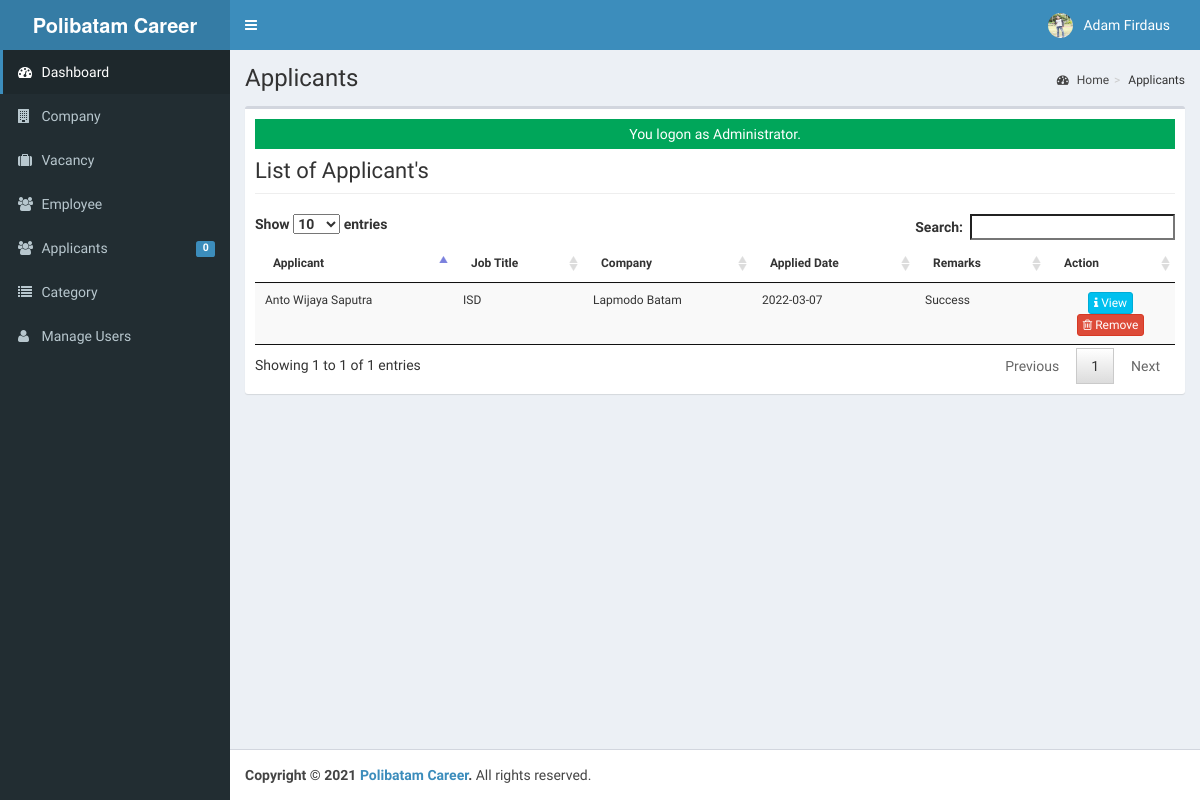
Page /admin/applicants/ (signed in) on the earlier database version.
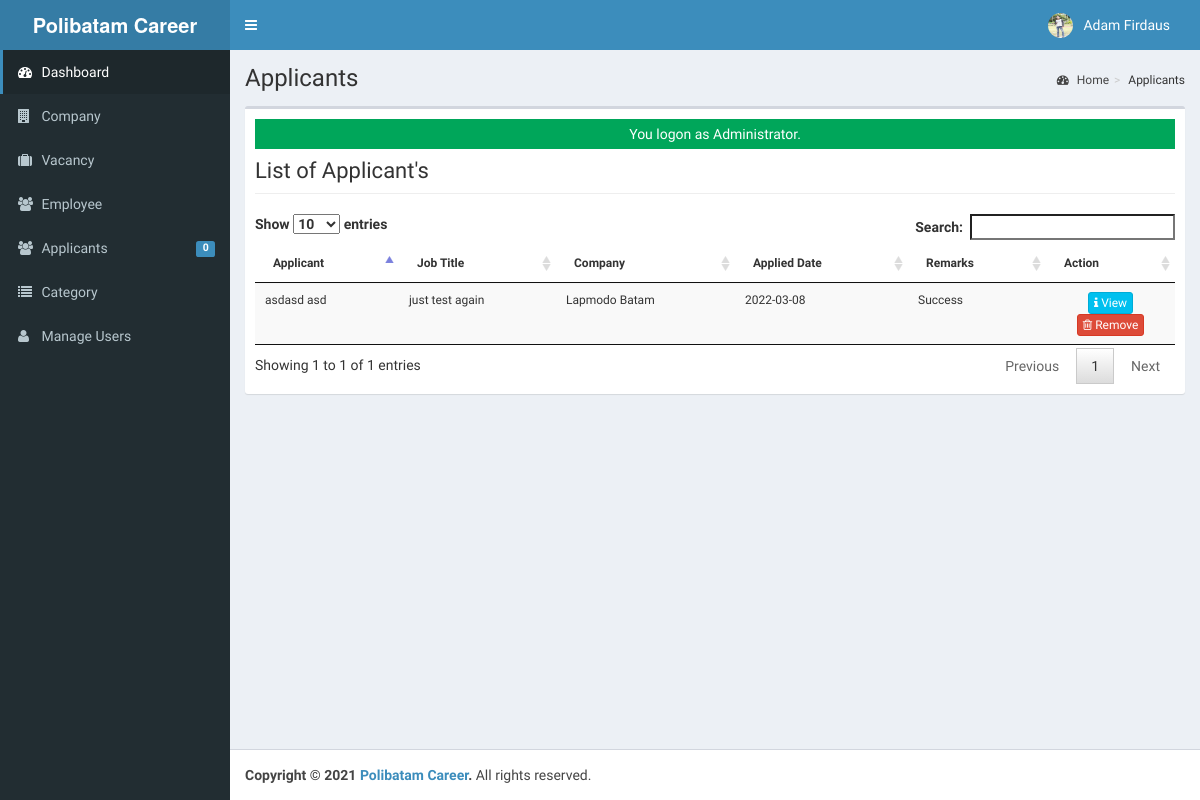
Same page on the later database version.
### tables this page shows
CREATE TABLE `tblusers` (
  `USERID` varchar(30) NOT NULL,
  `FULLNAME` varchar(40) NOT NULL,
  `USERNAME` varchar(90) NOT NULL,
  `PASS` varchar(90) NOT NULL,
  `ROLE` varchar(30) NOT NULL,
  `PICLOCATION` varchar(255) NOT NULL
);

CREATE TABLE `tbljobregistration` (
  `REGISTRATIONID` int(11) NOT NULL,
  `COMPANYID` int(11) NOT NULL,
  `JOBID` int(11) NOT NULL,
  `APPLICANTID` int(11) NOT NULL,
  `APPLICANT` varchar(90) NOT NULL,
  `REGISTRATIONDATE` date NOT NULL,
  `REMARKS` varchar(255) NOT NULL DEFAULT 'Pending',
  `FILEID` int(11) NOT NULL,
  `PENDINGAPPLICATION` tinyint(1) NOT NULL DEFAULT 1,
  `HVIEW` tinyint(1) NOT NULL DEFAULT 1,
  `DATETIMEAPPROVED` datetime NOT NULL
);

CREATE TABLE `tblapplicants` (
  `APPLICANTID` int(11) NOT NULL,
  `FNAME` varchar(90) NOT NULL,
  `LNAME` varchar(90) NOT NULL,
  `MNAME` varchar(90) NOT NULL,
  `ADDRESS` varchar(255) NOT NULL,
  `SEX` varchar(11) NOT NULL,
  `CIVILSTATUS` varchar(30) NOT NULL,
  `BIRTHDATE` date NOT NULL,
  `BIRTHPLACE` varchar(255) NOT NULL,
  `AGE` int(2) NOT NULL,
  `USERNAME` varchar(90) NOT NULL,
  `PASS` varchar(90) NOT NULL,
  `EMAILADDRESS` varchar(90) NOT NULL,
  `CONTACTNO` varchar(90) NOT NULL,
  `DEGREE` text NOT NULL,
  `APPLICANTPHOTO` varchar(255) NOT NULL,
  `NATIONALID` varchar(255) NOT NULL,
  `LINKEDINLINK` text NOT NULL
);

CREATE TABLE `tbljob` (
  `JOBID` int(11) NOT NULL,
  `COMPANYID` int(11) NOT NULL,
  `CATEGORY` varchar(90) NOT NULL,
  `OCCUPATIONTITLE` varchar(90) NOT NULL,
  `REQ_NO_EMPLOYEES` int(11) NOT NULL,
  `SALARIES` double NOT NULL,
  `DURATION_EMPLOYEMENT` varchar(90) NOT NULL,
  `QUALIFICATION_WORKEXPERIENCE` text NOT NULL,
  `JOBDESCRIPTION` text NOT NULL,
  `PREFEREDSEX` varchar(30) NOT NULL,
  `SECTOR_VACANCY` text NOT NULL,
  `JOBSTATUS` varchar(90) NOT NULL,
  `DATEPOSTED` datetime NOT NULL,
  `PROGRESS_DETAIL` text NOT NULL
);

CREATE TABLE `tblcompany` (
  `COMPANYID` int(11) NOT NULL,
  `COMPANYNAME` varchar(90) NOT NULL,
  `COMPANYUSERNAME` varchar(90) NOT NULL,
  `COMPANYPASSWORD` varchar(90) NOT NULL,
  `COMPANYADDRESS` varchar(90) NOT NULL,
  `COMPANYCONTACTNO` varchar(30) NOT NULL,
  `COMPANYSTATUS` varchar(90) NOT NULL,
  `COMPANYMISSION` text NOT NULL,
  `COMPANYLOGO` varchar(255) NOT NULL
);

### admin/applicants/index.php (called while the page is built, shortened)
<?php
require_once("../../include/initialize.php");
 $title="Applicants";
require_once ("../theme/templates.php");
?>

### include/database.php (called while the page is built, shortened)
<?php
class Database {
	var $query = '';
	public $conn;
	public function open_connection() {
		try {
		$this->conn = new PDO("mysql:host=".server.";dbname=".database_name. "", user,pass);
		$this->conn->setAttribute(PDO::ATTR_ERRMODE, PDO::ERRMODE_EXCEPTION);
		}catch(PDOException $e){
			echo "Problem in database connection! Contact administrator!". $e->getMessage();
		}
	}
	function setQuery($sql='') {
		try {
		   $this->sql_string=$sql;
			$this->query = $this->conn->prepare($this->sql_string);
			$this->query->execute();
		  } catch (PDOException $e) {
		    echo "Failed to get query handle: " . $e->getMessage() . "\n";
		    exit;
		  }
	}
	function loadResultList() {
		$results = $this->query->fetchAll(PDO::FETCH_OBJ);
		return $results;
	}
	function loadSingleResult() {
		$results = $this->query->fetch(PDO::FETCH_OBJ);
		return $results;
	}
}
$mydb = new Database();
?>

### include/accounts.php (called while the page is built, shortened)
<?php
require_once(LIB_PATH.DS.'database.php');
class User {
	protected static  $tblname = "tblusers";
	function single_user($id=""){
			global $mydb;
			$mydb->setQuery("SELECT * FROM ".self::$tblname."
				Where USERID= '{$id}' LIMIT 1");
			$cur = $mydb->loadSingleResult();
			return $cur;
	}
}
?>

### include/function.php (called while the page is built, shortened)
<?php
function currentpage(){
		$this_page = $_SERVER['SCRIPT_NAME'];
	    $bits = explode('/',$this_page);
		 return $bits[3];
	}
		?>

### admin/applicants/list.php (the view, shortened to what this page needs)
<div class="row">
   <div class="col-lg-12">
           <h1 class="page-header">List of Applicant's   </h1>
      		</div>
  		 </div>
					<form class="wow fadeInDownaction" action="controller.php?action=delete" Method="POST">
						<table id="dash-table" class="table table-striped  table-hover table-responsive" style="font-size:12px" cellspacing="0">
						  <thead>
						  	<tr>
								<th>Applicant</th>
								<th>Job Title</th>
								<th>Company</th>
								<th>Applied Date</th>
								<th>Remarks</th>
								<th width="14%" >Action</th>
						  	</tr>
						  </thead>
						  <tbody>
						  	<?php
						  		$mydb->setQuery("SELECT * FROM `tblcompany` c  , `tbljobregistration` j, `tbljob` j2, `tblapplicants` a WHERE c.`COMPANYID`=j.`COMPANYID` AND  j.`JOBID`=j2.`JOBID` AND j.`APPLICANTID`=a.`APPLICANTID` ");
						  		$cur = $mydb->loadResultList();
								foreach ($cur as $result) {
						  		echo '<tr>';
								$mydb->setQuery("SELECT * FROM tblapplicants where APPLICANTID = $result->APPLICANTID");
								$appl = $mydb->loadSingleResult();
						  		echo '<td>'. $appl->FNAME." ".$appl->LNAME.'</td>';
						  		echo '<td>' . $result->OCCUPATIONTITLE.'</a></td>';
						  		echo '<td>' . $result->COMPANYNAME.'</a></td>';
						  		echo '<td>'. $result->REGISTRATIONDATE.'</td>';
						  		echo '<td>'. $result->REMARKS.'</td>';
				  				echo '<td align="center" >
				  		             <a title="View" href="index.php?view=view&id='.$result->REGISTRATIONID.'"  class="btn btn-info btn-xs  ">
				  		             <span class="fa fa-info fw-fa"></span> View</a>
				  		             <a title="Remove" href="controller.php?action=delete&id='.$result->REGISTRATIONID.'"  class="btn btn-danger btn-xs  ">
				  		             <span class="fa fa-trash-o fw-fa"></span> Remove</a>
				  					 </td>';
						  		echo '</tr>';
						  	}
						  	?>
						  </tbody>
						</table>
						</form>

### admin/theme/templates.php (shortened to what this page needs)
<!DOCTYPE html>
<html>
    <head>
        <link rel="stylesheet" href="<?php echo web_root;?>bootstrap/css/bootstrap.min.css">
        <link rel="stylesheet" href="<?php echo web_root;?>plugins/font-awesome/css/font-awesome.min.css">
        <link rel="stylesheet" href="<?php echo web_root;?>dist/css/AdminLTE.min.css">
        <link rel="stylesheet" href="<?php echo web_root;?>dist/css/skins/_all-skins.min.css">
        <link rel="stylesheet" href="<?php echo web_root;?>plugins/iCheck/flat/blue.css">
        <link rel="stylesheet" href="<?php echo web_root;?>plugins/morris/morris.css">
        <link rel="stylesheet" href="<?php echo web_root;?>plugins/jvectormap/jquery-jvectormap-1.2.2.css">
        <link href="<?php echo web_root; ?>plugins/datepicker/bootstrap-datetimepicker.min.css" rel="stylesheet" media="screen">
        <link rel="stylesheet" href="<?php echo web_root;?>plugins/dataTables/jquery.dataTables.min.css">
        <link rel="stylesheet" href="<?php echo web_root;?>plugins/bootstrap-wysihtml5/bootstrap3-wysihtml5.min.css">
    </head>
 <body class="hold-transition skin-blue fixed sidebar-mini">
<div class="wrapper">
  <header class="main-header">
    <a href="<?php echo web_root;?>/admin/" class="logo">
      <span class="logo-lg"><b>Polibatam Career</b></span>
    </a>
    <nav class="navbar navbar-static-top" role="navigation">
      <a href="#" class="sidebar-toggle" data-toggle="offcanvas" role="button">
      </a>
      <div class="navbar-custom-menu">
        <ul class="nav navbar-nav">
          <?php
              $user = New User();
              $singleuser = $user->single_user($_SESSION['ADMIN_USERID']);
          ?>
          <li class="dropdown user user-menu" style="padding-right: 15px;"  >
            <a href="#" class="dropdown-toggle" data-toggle="dropdown">
              <img src="<?php echo web_root.'admin/user/'. $singleuser->PICLOCATION;?>" class="user-image" alt="User Image">
              <span class="hidden-xs"><?php echo $singleuser->FULLNAME; ?></span>
            </a>
          </li>
        </ul>
      </div>
    </nav>
  </header>
  <aside class="main-sidebar">
    <section class="sidebar">
      <ul class="sidebar-menu">
        <li  class="<?php echo (currentpage() == 'index.php') ? "active" : false;?>" >
          <a href="<?php echo web_root ;?>admin/">
            <i class="fa fa-dashboard"></i> <span>Dashboard</span>
          </a>
        </li>
        <li class="<?php echo (currentpage() == 'company') ? "active" : false;?>" >
          <a href="<?php echo web_root ;?>admin/company/">
            <i class="fa fa-building"></i> <span>Company</span>
          </a>
        </li>
        <li class="<?php echo (currentpage() == 'vacancy') ? "active" : false;?>" >
          <a href="<?php echo web_root ;?>admin/vacancy/">
            <i class="fa fa-suitcase"></i> <span>Vacancy</span>
          </a>
        </li>
        <li class="<?php echo (currentpage() == 'employee') ? "active" : false;?>" >
          <a href="<?php echo web_root ;?>admin/employee/">
            <i class="fa fa-users"></i> <span>Employee</span>
          </a>
        </li>
        <li class="<?php echo (currentpage() == 'applicants') ? "active" : false;?>" >
          <a href="<?php echo web_root ;?>admin/applicants/">
            <i class="fa fa-users"></i> <span>Applicants</span>
            <span class="label label-primary pull-right">
              <?php
                $sql = "SELECT count(*) as 'APPL' FROM `tbljobregistration` WHERE `PENDINGAPPLICATION`=1";
                $mydb->setQuery($sql);
                $pending = $mydb->loadSingleResult();
                echo $pending->APPL;
              ?>
            </span>
          </a>
        </li>
        <li class="<?php echo (currentpage() == 'category') ? "active" : false;?>" >
          <a href="<?php echo web_root ;?>admin/category/">
            <i class="fa fa-list"></i> <span>Category</span>
          </a>
        </li>
         <li class="<?php echo (currentpage() == 'user') ? "active" : false;?>">
          <a href="<?php echo web_root; ?>admin/user/">
            <i class="fa fa-user"></i> <span>Manage Users</span> </a>
        </li>
      </ul>
    </section>
  </aside>
  <div class="content-wrapper">
  <section class="content-header">
      <h1>
        <?php echo isset($title) ? $title : ''; ?>
      </h1>
      <ol class="breadcrumb">
        <?php
          if ($title!='Home') {
            $active_title = '';
            if (isset($_GET['view'])) {
              $active_title = '<li class='.$active_title.'><a href="index.php">'.$title.'</a></li>';
            }else{
              $active_title = '<li class='.$active_title.'>'.$title.'</li>';
            }
            echo '<li><a href='.web_root.'admin/><i class="fa fa-dashboard"></i> Home</a></li>';
            echo  $active_title;
          }
        ?>
      </ol>
    </section>
         <section class="content">
          <div class="row">
            <div class="col-xs-12">
              <div class="box">
                <div class="box-body">
              <?php
               check_message();
               require_once $content;
               ?>
             </div>
             </div>
           </div>
         </div>
         </section>
 </div>
  <footer class="main-footer">
    <strong>Copyright &copy; 2021 <a href="#">Polibatam Career</a>.</strong> All rights
    reserved.
  </footer>
    </body>
</html>

### include/session.php (shortened to what this page needs)
		<?php
	function check_message(){
		if(isset($_SESSION['message'])){
			if(isset($_SESSION['msgtype'])){
				if ($_SESSION['msgtype']=="info"){
	 				echo  '<div class="alert-info" style="height:30px;text-align:center;padding:5px">'. $_SESSION['message'] . '</div>';
				}elseif($_SESSION['msgtype']=="error"){
					echo  '<div class="alert alert-danger" style="height:30px;text-align:center;padding:5px">' . $_SESSION['message'] . '</div>';
				}elseif($_SESSION['msgtype']=="success"){
					echo  '<div class="alert-success" style="height:30px;text-align:center;padding:5px">' . $_SESSION['message'] . '</div>';
				}
	   		}
		}
	}
?>

Differences in the rows shown:
removed tbljobregistration: APPLICANTID.FNAME "Anto Wijaya", APPLICANTID.LNAME "Saputra", JOBID.OCCUPATIONTITLE "ISD", COMPANYID.COMPANYNAME "Lapmodo Batam", REGISTRATIONDATE "2022-03-07", REMARKS "Success"
added tbljobregistration: APPLICANTID.FNAME "asdasd", APPLICANTID.LNAME "asd", JOBID.OCCUPATIONTITLE "just test again", COMPANYID.COMPANYNAME "Lapmodo Batam", REGISTRATIONDATE "2022-03-08", REMARKS "Success"
